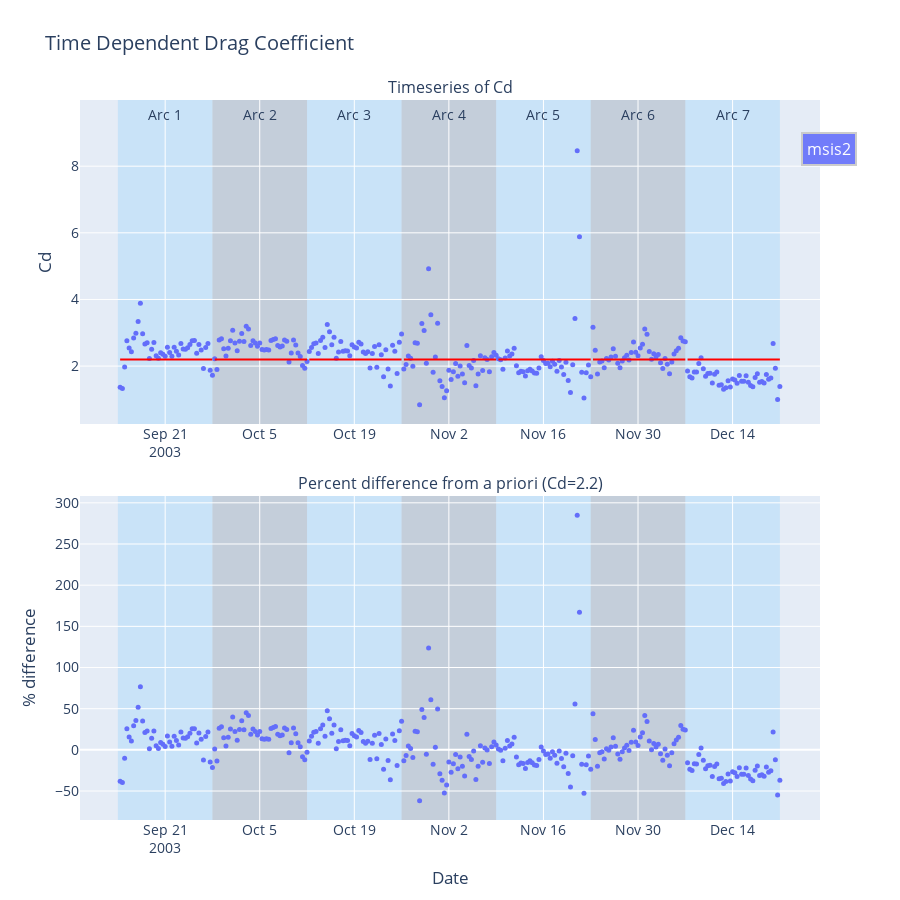

This figure's notebook cell:
### Code cell
fig = make_subplots(
    rows=2, cols=1,
    subplot_titles=(["Timeseries of Cd", "Percent difference from a priori (Cd=2.2)"]),
    vertical_spacing = 0.1,
    )
fig = plot_cd_and_percdiff_from_apriori(fig, obj_msis2,  0)
# fig = plot_cd_and_percdiff_from_apriori(fig, obj_msis00, 1)
# fig = plot_cd_and_percdiff_from_apriori(fig, obj_msis86, 2)

iplot(fig)
